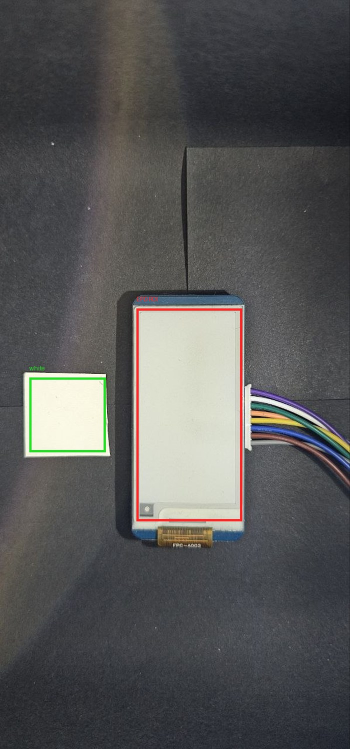
#> input picture tex/figures/raw_photos/roi_overlay.jpg, 700 x 1498 px (shown at 1/2 size)
$ python calibrate_roi.py ../tex/figures/raw_photos/roi_overlay.jpg
#> lines starting #> are read from the running program, lines starting #| are printed output that depends on the picture; after the words box and inside, x2 and y2 are one past the last pixel; in counts of white or black regions, pixels touching at a corner belong together
### python/photo_pipeline.py
"""Обработка фотографий EPD-панели для измерения ghosting (гл. 7).

Pipeline извлечения метрик качества из снимка стенда:

  фото (RGB) → grayscale → коррекция ROI (перспектива/кроп) →
  нормировка яркости по белому калибровочному квадрату →
  reflectance-карта [0,1] → сравнение с целевым кадром (SSIM, residual).

Метрики SSIM/residual вычисляются модулем :mod:`python.metrics`; здесь
реализована только специфичная для фотостанда часть: геометрическая и
яркостная нормализация снимка.

Используется в:
- python/bench_protocol.py (один прогон baseline на стенде)
- scripts/run_bench_campaign.py (полная кампания B0..B4)
- gl. 7 курсовой (§ 7.3 «Фотостанд для измерения ghost»)
"""

from __future__ import annotations

import logging
from dataclasses import dataclass

import numpy as np
from PIL import Image
from skimage.transform import ProjectiveTransform, warp

from python.frames import PANEL_H, PANEL_W  # единый источник: 122×250 (портрет)
from python.metrics import residual, ssim_score

logger = logging.getLogger(__name__)


@dataclass(frozen=True)
class Capture:
    """Нормированный снимок EPD-панели.

    Атрибуты:
        reflectance: 2D-массив [0,1] размера (PANEL_H, PANEL_W),
            где 0 — самый тёмный, 1 — самый светлый пиксель (после
            яркостной нормировки по белому квадрату).
        white_level: измеренная яркость белого калибровочного квадрата
            (до нормировки, в долях [0,1]) — для контроля стабильности
            освещения между кадрами.
    """

    reflectance: np.ndarray
    white_level: float


# [49 lines left out: functions load_grayscale, extract_roi, not called in this run]


def crop_roi(gray: np.ndarray, bbox: tuple[int, int, int, int],
             out_w: int = PANEL_W, out_h: int = PANEL_H,
             rotate_deg: int = 0) -> np.ndarray:
    """Упрощённый ROI без перспективы: прямоугольный кроп + поворот + resize.

    bbox = (x0, y0, x1, y1) в пикселях исходного снимка.
    rotate_deg ∈ {0, 90, 180, 270} — поворот вырезанной области перед
    масштабированием (нужен, когда панель снята в ландшафтной ориентации,
    а целевой кадр портретный 122×250). Применим, когда камера строго
    перпендикулярна панели.
    """
    if rotate_deg not in (0, 90, 180, 270):
        raise ValueError(f"rotate_deg must be 0/90/180/270, got {rotate_deg}")
    x0, y0, x1, y1 = bbox
    if not (0 <= x0 < x1 <= gray.shape[1] and 0 <= y0 < y1 <= gray.shape[0]):
        raise ValueError(f"bbox {bbox} вне границ изображения {gray.shape}")
    sub = gray[y0:y1, x0:x1]
    pil = Image.fromarray((np.clip(sub, 0, 1) * 255).astype(np.uint8))
    if rotate_deg:
        # PIL.rotate против часовой; expand=True сохраняет всю область.
        pil = pil.rotate(rotate_deg, expand=True)
    img = pil.resize((out_w, out_h), Image.BILINEAR)
    return np.asarray(img, dtype=np.float64) / 255.0


def measure_white_level(gray: np.ndarray, patch_bbox: tuple[int, int, int, int]) -> float:
    """Средняя яркость белого калибровочного квадрата (в [0,1])."""
    x0, y0, x1, y1 = patch_bbox
    patch = gray[y0:y1, x0:x1]
    if patch.size == 0:
        raise ValueError(f"patch_bbox {patch_bbox} даёт пустую область")
    return float(patch.mean())


def build_capture(
    gray: np.ndarray,
    panel_corners: list[tuple[float, float]] | None = None,
    panel_bbox: tuple[int, int, int, int] | None = None,
    white_patch_bbox: tuple[int, int, int, int] | None = None,
    rotate_deg: int = 0,
) -> Capture:
    """Собрать нормированный Capture из grayscale-снимка.

    Геометрия: либо `panel_corners` (перспектива), либо `panel_bbox` (кроп);
    `rotate_deg` поворачивает вырезанную область (для ландшафтных снимков).
    Яркостная нормировка: если задан `white_patch_bbox`, reflectance делится
    на яркость белого квадрата (компенсация колебаний освещения между
    кадрами); иначе нормировка не выполняется.
    """
    if (panel_corners is None) == (panel_bbox is None):
        raise ValueError("Задайте ровно одно из panel_corners / panel_bbox")

    if panel_corners is not None:
        roi = extract_roi(gray, panel_corners)
    else:
        roi = crop_roi(gray, panel_bbox, rotate_deg=rotate_deg)  # type: ignore[arg-type]

    white_level = 1.0
    if white_patch_bbox is not None:
        white_level = measure_white_level(gray, white_patch_bbox)
        if white_level <= 1e-6:
            raise ValueError("Белый квадрат измерен как чёрный — проверьте bbox/освещение")
        roi = np.clip(roi / white_level, 0.0, 1.0)
        logger.debug("build_capture: white_level=%.3f, нормировано", white_level)

    return Capture(reflectance=roi, white_level=white_level)


# [21 lines left out: function compare_to_target, not called in this run]

### scripts/calibrate_roi.py
#!/usr/bin/env python3
"""Калибровка ROI фотостенда по эталонному снимку (гл. 7, § 7.3).

По фотографии белого экрана (WW) автоматически определяет:
  - активную область дисплея (прямоугольник без синей рамки),
  - белый калибровочный квадрат (для яркостной нормировки),
сохраняет координаты в data/bench/roi_config.json и рисует
overlay-визуализацию (рамки ROI поверх снимка) для документации.

Камера и панель зафиксированы → калибровка выполняется один раз, после
чего вся измерительная кампания использует сохранённые координаты.

Запуск:
    python scripts/calibrate_roi.py docs/inbox/roi_ref.jpg
    python scripts/calibrate_roi.py docs/inbox/roi_ref.jpg --show   # + проверочный кроп
"""

from __future__ import annotations

import argparse
import json
import logging
from pathlib import Path

import numpy as np
from PIL import Image, ImageDraw, ImageOps
from scipy import ndimage

from python.frames import PANEL_H, PANEL_W

logger = logging.getLogger(__name__)

REPO = Path(__file__).resolve().parents[1]


def load_gray(path: str) -> np.ndarray:
    im = ImageOps.exif_transpose(Image.open(path)).convert("L")
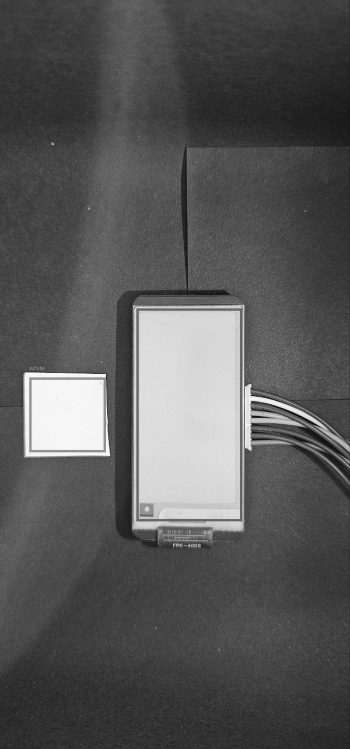
#> im: PIL image 700x1498 L (shown at 1/2 size); min 0, max 255, mean 86.8
    return np.asarray(im, dtype=np.float64) / 255.0


def _bbox_of(lbl: np.ndarray, cid: int) -> tuple[int, int, int, int]:
    ys, xs = np.where(lbl == cid)
    return int(xs.min()), int(ys.min()), int(xs.max()), int(ys.max())


def detect_panel_and_patch(
    gray: np.ndarray, thr: float = 0.5,
) -> tuple[tuple[int, int, int, int], tuple[int, int, int, int]]:
    """Найти панель и белый квадрат как два крупнейших ярких блока.

    Ориентационно-независимо (работает и для портрета, и для ландшафта).
    Эталон — снимок белого поля (WW), где панель равномерно яркая.
    Возвращает (panel_bbox, white_bbox); панель — самый протяжённый
    (по диагонали) блок, квадрат — компактный близкий к квадратному.
    """
#> called with thr = 0.5
    mask = gray > thr
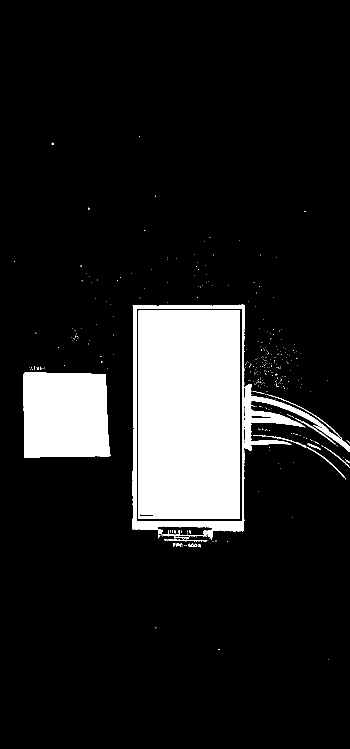
#> mask: shape (1498, 700) bool (shown at 1/2 size); 12.4% white; 356 white regions (337 under 20 px), largest, box (x1, y1, x2, y2) and area: (277, 621, 480, 1038) 84543, (47, 744, 221, 915) 28022, (264, 609, 700, 1080) 15068
    mask = ndimage.binary_opening(mask, iterations=2)  # убрать мелкий шум
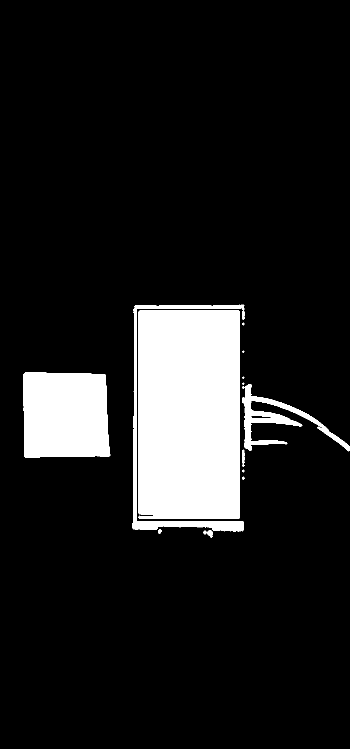
#> mask: shape (1498, 700) bool (shown at 1/2 size); 12% white; 14 white regions (5 under 20 px), largest, box (x1, y1, x2, y2) and area: (277, 621, 480, 1038) 84519, (47, 744, 221, 915) 28013, (264, 609, 489, 1063) 7131
    lbl, n = ndimage.label(mask)
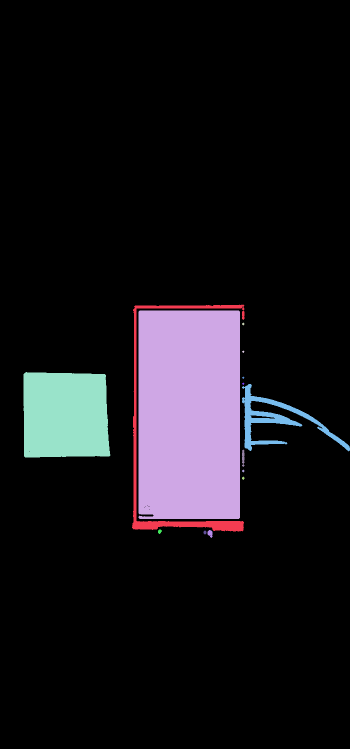
#> lbl: shape (1498, 700) int32 (shown at 1/2 size); 15 distinct labels, from 0 to 14; one colour per label, 0 black
#> n = 14
    if n < 2:
        raise RuntimeError(f"найдено {n} ярких блоков (<2): проверьте порог/освещение")
    sizes = ndimage.sum(np.ones_like(lbl), lbl, range(1, n + 1))
#> sizes = [7131, 84519, 18, 13, 28013, 13, 13, 5881, 141, 18, 23, 51, 112, 36]
    order = np.argsort(sizes)[::-1]
#> order = [1, 4, 0, 7, 8, 12, 11, 13, 10, 9, 2, 6, 5, 3]
    # два крупнейших
    b1 = _bbox_of(lbl, int(order[0]) + 1)
#> b1 = (277, 621, 479, 1037)
    b2 = _bbox_of(lbl, int(order[1]) + 1)
#> b2 = (47, 744, 220, 914)

    def diag(b):  # длина диагонали bbox
        return ((b[2] - b[0]) ** 2 + (b[3] - b[1]) ** 2) ** 0.5

    # панель — с большей диагональю (она вытянута); квадрат — меньший
    panel, patch = (b1, b2) if diag(b1) >= diag(b2) else (b2, b1)
#> panel = (277, 621, 479, 1037); patch = (47, 744, 220, 914)
    return panel, patch


def select_rois_interactive(path: str, disp_scale: float = 0.6
                            ) -> tuple[list[int], list[int]]:
    """Интерактивно выделить мышью 2 области на кадре (окно OpenCV).

    Шаг 1: выделить активную область ДИСПЛЕЯ (без синей рамки) → Enter/Space.
    Шаг 2: выделить БЕЛЫЙ калибровочный КВАДРАТ → Enter/Space.
    Возвращает (panel_bbox, white_bbox) в координатах полного снимка.
    """
    try:
        import cv2  # noqa: PLC0415
    except ImportError:
        raise RuntimeError("Нужен opencv-python: pip install -e \".[dev]\" (или \".[camera]\")")

    im = ImageOps.exif_transpose(Image.open(path)).convert("RGB")
    rgb = np.asarray(im)
    bgr = cv2.cvtColor(rgb, cv2.COLOR_RGB2BGR)
    H, W = bgr.shape[:2]
    disp = cv2.resize(bgr, (int(W * disp_scale), int(H * disp_scale)))

    print("\n>>> Выдели рамкой АКТИВНУЮ ОБЛАСТЬ ДИСПЛЕЯ (без синей кромки), затем Enter/Space")
    r1 = cv2.selectROI("1/2: ДИСПЛЕЙ (Enter)", disp, showCrosshair=True, fromCenter=False)
    cv2.destroyAllWindows()
    print(">>> Теперь выдели БЕЛЫЙ КАЛИБРОВОЧНЫЙ КВАДРАТ, затем Enter/Space")
    r2 = cv2.selectROI("2/2: БЕЛЫЙ КВАДРАТ (Enter)", disp, showCrosshair=True, fromCenter=False)
    cv2.destroyAllWindows()

    if r1[2] == 0 or r2[2] == 0:
        raise RuntimeError("Область не выделена (нулевая ширина) — повтори калибровку")

    s = 1.0 / disp_scale
    def unscale(r):
        x, y, w, h = r
        return [int(round(x * s)), int(round(y * s)),
                int(round((x + w) * s)), int(round((y + h) * s))]
    return unscale(r1), unscale(r2)


def detect_rotation(panel_bbox: tuple[int, int, int, int]) -> int:
    """Определить поворот для приведения панели к портрету 122×250.

    Если bbox ландшафтный (ширина > высота) → нужен поворот 90°.
    Точное направление (90 vs 270) уточняется валидацией; по умолчанию 90.
    """
    x0, y0, x1, y1 = panel_bbox
    w, h = x1 - x0, y1 - y0
    return 90 if w > h else 0


def inset(bbox: tuple[int, int, int, int], dx: int, dy: int) -> list[int]:
    x0, y0, x1, y1 = bbox
    return [x0 + dx, y0 + dy, x1 - dx, y1 - dy]


def draw_overlay(path: str, disp: list[int], white: list[int], out_path: Path) -> None:
    """Нарисовать рамки ROI поверх снимка (красная — дисплей, зелёная — квадрат)."""
    im = ImageOps.exif_transpose(Image.open(path)).convert("RGB")
    d = ImageDraw.Draw(im)
    d.rectangle(disp, outline=(255, 40, 40), width=4)
    d.rectangle(white, outline=(40, 220, 40), width=4)
    d.text((disp[0], max(0, disp[1] - 22)), "EPD ROI", fill=(255, 40, 40))
    d.text((white[0], max(0, white[1] - 22)), "white", fill=(40, 220, 40))
    out_path.parent.mkdir(parents=True, exist_ok=True)
    # масштабируем до разумной ширины для документа
    w = 700
    im = im.resize((w, int(im.height * w / im.width)), Image.LANCZOS)
    im.save(out_path, quality=88)
    logger.info("overlay saved: %s", out_path)


def main() -> int:
    ap = argparse.ArgumentParser(description=__doc__)
    ap.add_argument("ref", help="эталонный снимок WW с камеры кампании (IP Webcam)")
    ap.add_argument("--inset-disp", type=int, nargs=2, default=(3, 3),
                    help="инсет рамки дисплея (dx dy), чтобы избежать синюю кромку")
    ap.add_argument("--inset-white", type=int, nargs=2, default=(8, 8),
                    help="инсет рамки белого квадрата")
    ap.add_argument("--rotate", type=int, default=None, choices=[0, 90, 180, 270],
                    help="принудительный поворот (иначе авто по ориентации bbox)")
    ap.add_argument("--interactive", "-i", action="store_true",
                    help="выделить области мышью в окне (надёжнее авто-детекта)")
    ap.add_argument("--show", action="store_true", help="сохранить проверочный кроп")
    args = ap.parse_args()

    logging.basicConfig(level=logging.INFO, format="%(levelname)s: %(message)s")
    gray = load_gray(args.ref)
    logger.info("снимок %dx%d, mean=%.3f", gray.shape[1], gray.shape[0], gray.mean())

    if args.interactive:
        disp, white = select_rois_interactive(args.ref)
        disp_raw = disp  # инсет не применяем — пользователь выделил точно
    else:
        disp_raw, white_raw = detect_panel_and_patch(gray)
#> disp_raw = (277, 621, 479, 1037); white_raw = (47, 744, 220, 914)
        disp = inset(disp_raw, *args.inset_disp)
#> in inset, `x0, y0, x1, y1 = bbox`: x0 = 277; y0 = 621; x1 = 479; y1 = 1037
#> disp = [280, 624, 476, 1034]
        white = inset(white_raw, *args.inset_white)
#> white = [55, 752, 212, 906]
    rotate = args.rotate if args.rotate is not None else detect_rotation(disp_raw)
#> in detect_rotation, `x0, y0, x1, y1 = panel_bbox`: x0 = 277; y0 = 621; x1 = 479; y1 = 1037
#> in detect_rotation, `w, h = x1 - x0, y1 - y0`: w = 202; h = 416
#> rotate = 0

    logger.info("дисплей bbox=%s (%dx%d), поворот=%d°",
                disp, disp[2] - disp[0], disp[3] - disp[1], rotate)
    logger.info("белый квадрат bbox=%s", white)

    cfg = {
        "source": Path(args.ref).name,
        "panel_bbox": disp,
        "white_patch_bbox": white,
        "rotate_deg": rotate,
        "panel_w": PANEL_W,
        "panel_h": PANEL_H,
        "note": "камера фиксирована; bbox в пикселях EXIF-снимка; поворот приводит к портрету 122x250",
    }
    cfg_path = REPO / "data" / "bench" / "roi_config.json"
    cfg_path.parent.mkdir(parents=True, exist_ok=True)
    json.dump(cfg, open(cfg_path, "w"), indent=2, ensure_ascii=False)
    logger.info("saved %s", cfg_path)

    overlay_path = REPO / "tex" / "figures" / "raw_photos" / "roi_overlay.jpg"
    draw_overlay(args.ref, disp, white, overlay_path)
#> in draw_overlay, im is the input picture: PIL image 700x1498 RGB; mean R, G, B 87, 86.8, 86.3

    from python.photo_pipeline import build_capture
    # Сохраним проверочные кропы для ОБОИХ поворотов (90 и 270) — направление
    # уточняется по асимметричному кадру; основной = выбранный rotate.
    for rdeg in sorted({rotate, (rotate + 180) % 360}):
        cap = build_capture(gray, panel_bbox=tuple(disp), white_patch_bbox=tuple(white),
                            rotate_deg=rdeg)
        chk = REPO / "data" / "bench" / f"roi_check_rot{rdeg}.png"
        Image.fromarray((np.clip(cap.reflectance, 0, 1) * 255).astype("uint8"), "L") \
            .resize((PANEL_W * 3, PANEL_H * 3)).save(chk)
        logger.info("кроп rot=%d°: %s (white=%.3f, mean=%.3f)",
                    rdeg, chk.name, cap.white_level, cap.reflectance.mean())
#> this loop made 2 passes
#> white_level in build_capture on pass 1: 0.916
#> (rdeg, white_level in build_capture) on pass 2: (180, 0.916)
#> pass 1, in crop_roi, `sub = gray[y0:y1, x0:x1]`:
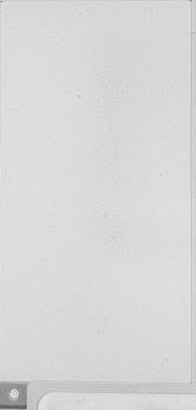
#> sub: shape (410, 196) float64; min 0.31, max 0.933, mean 0.847
#> after the loop:
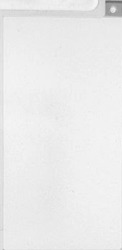
#> cap.reflectance: shape (250, 122) float64; min 0.402, max 0.967, mean 0.924

    print(f"\nROI откалиброван. Конфиг: {cfg_path}\nOverlay: {overlay_path}")
    print("Проверочные кропы (rotXX.png) — в data/bench/")
    return 0


if __name__ == "__main__":
    raise SystemExit(main())
#> (the program exits here)

$ run again, with tex/figures/raw_photos/epd_checker.jpg copied over tex/figures/raw_photos/roi_overlay.jpg
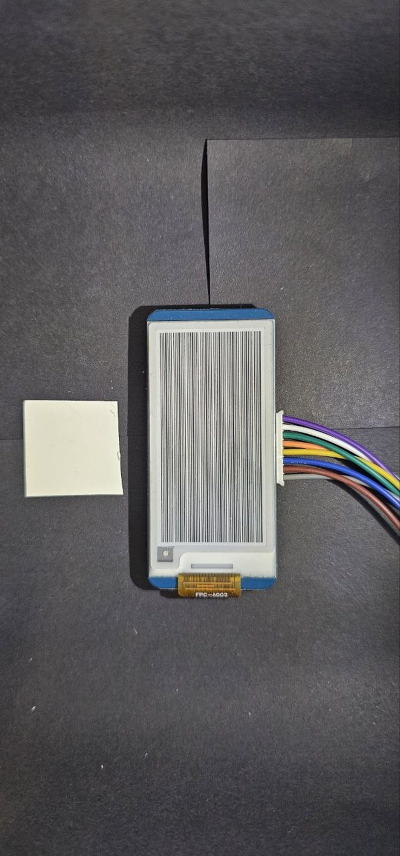
#> input picture tex/figures/raw_photos/epd_checker.jpg, 800 x 1712 px (shown at 1/2 size)
#> in detect_panel_and_patch, `lbl, n = ndimage.label(mask)`:
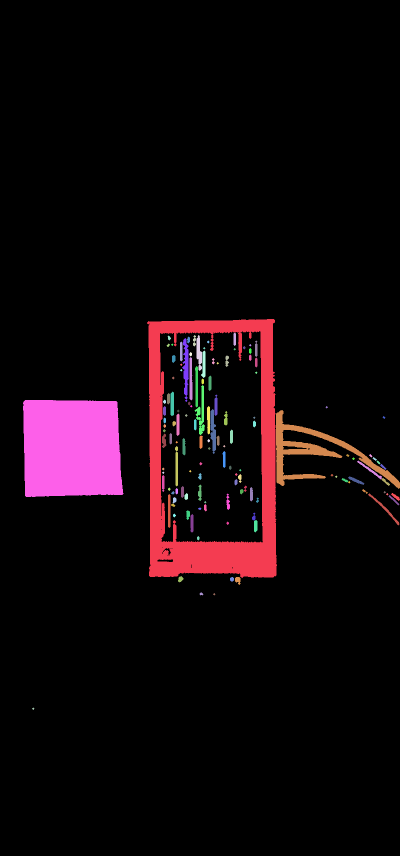
#> lbl: shape (1712, 800) int32 (shown at 1/2 size); 132 distinct labels, from 0 to 131; one colour per label, 0 black
#> n = 131
#> sizes = 131 values, max 45478 at index 0, min 13 at index 11, mean 786.6
#> order = 131 values, max 130 at index 130, min 0 at index 0, mean 65
#> b1 = (294, 638, 553, 1155)
#> b2 = (46, 800, 246, 993)
#> panel = (294, 638, 553, 1155); patch = (46, 800, 246, 993)
#> disp_raw = (294, 638, 553, 1155); white_raw = (46, 800, 246, 993)
#> in inset, `x0, y0, x1, y1 = bbox`: x0 = 294; y0 = 638; x1 = 553; y1 = 1155
#> disp = [297, 641, 550, 1152]
#> white = [54, 808, 238, 985]
#> in detect_rotation, `x0, y0, x1, y1 = panel_bbox`: x0 = 294; y0 = 638; x1 = 553; y1 = 1155
#> w = 259; h = 517
#> rotate = 0
#> in draw_overlay, im is the input picture: PIL image 800x1712 RGB; mean R, G, B 93.2, 91.8, 93.4
#> the loop in main, `for rdeg in sorted({rotate, (rotate + 180) % 360}):` made 2 passes
#> white_level in build_capture on pass 1: 0.869
#> after the loop in main, `for rdeg in sorted({rotate, (rotate + 180) % 360}):`:
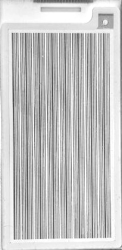
#> cap.reflectance: shape (250, 122) float64; min 0.289, max 1, mean 0.768
